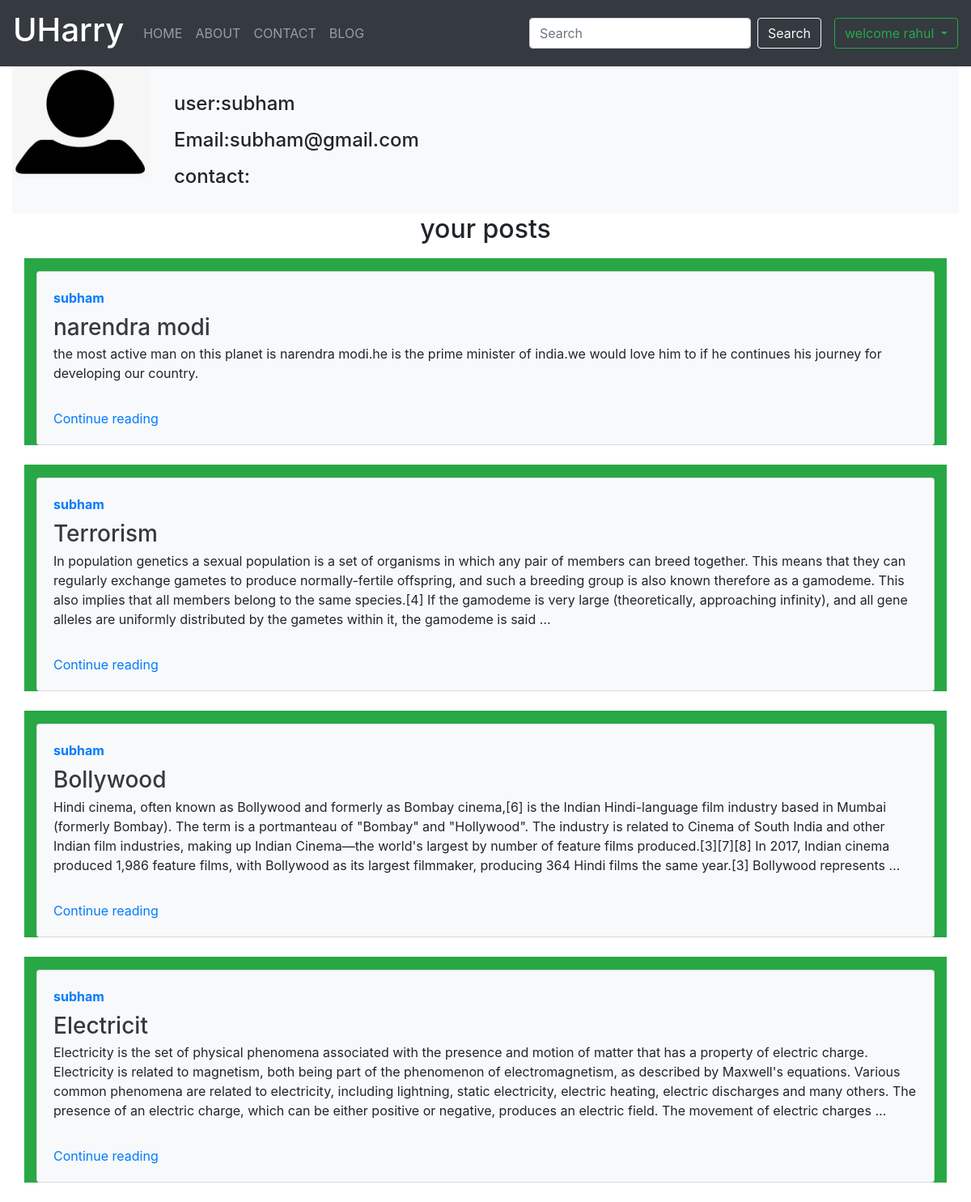
/blog/profile/10/ (signed in), run on the app's committed database.
### blog/models.py (models this page shows)
class Post(models.Model):
    title = models.CharField(max_length=10)
    content = models.TextField()
    user = models.ForeignKey(User,on_delete=models.CASCADE)
    date = models.DateTimeField(auto_now=True,null=True)

### blog/views.py (the view)
# urls.py: path("profile/<int:id>/",views.profile,name='profile')
def profile(request,id):
    profile = User.objects.get(id=id)
    post = Post.objects.filter(user=profile)
    context = {
        'profile':profile,
        'post':post
    }
    print(post)
    return render(request,'blog/profile.html',context)

### templates/blog/profile.html (shortened to what this page needs)
{% extends 'base.html' %}
{% block body %}
<div class="container-fluid">
    <div class="box-shadow  bg-light success">
    <div class="row">
    <div class="col-2">
        <img class="w-100"src="/static/image/user.png" alt="user">
    </div>
    <div class="col-10 my-3">
    <p class="text-dark"><h4>user:{{profile}}</h4></p>
    <p class="text-dark"><h4>Email:{{profile.email}}</h4></p>
    <p class="text-dark"><h4>contact:{{profile.contact}}</h4></p>
    </div>
</div>
</div>
<div class="text-center"><h2> your posts </h2></div>
{% for all in post %}
<div class="container pt-3 bg-success my-3">
    <div class="card flex-md-row mb-4 box-shadow h-md-250 bg-light grey">
        <div class="card-body d-flex flex-column align-items-start">
            <a href="{% url 'profile' id=all.id %}"><strong class="d-inline-block mb-2 text-primary">{{profile}}</strong></a>
              <h3 class="mb-0">
                <a class="text-dark" href="#">{{ all.title }}</a>
              </h3>
              <p class="card-text mb-auto">{{ all.content|safe|truncatewords:"80"|linebreaks }}</p>
              <a href="{% url 'blogdetail' id=all.id %}">Continue reading</a>
        </div>
    </div>
</div>
{% endfor %}
{% endblock %}

### templates/base.html (shortened to what this page needs)
<!doctype html>
<html lang="en">
  <head>
    <link rel="stylesheet" href="https://maxcdn.bootstrapcdn.com/bootstrap/4.0.0/css/bootstrap.min.css">
  </head>
  <body>
    <nav class="navbar navbar-expand-lg navbar-dark bg-dark">
        <a class="navbar-brand" href="/"><h1>UHarry</h1></a>
        <div class="collapse navbar-collapse" id="navbarSupportedContent">
          <ul class="navbar-nav mr-auto">
            <li class="nav-item {% block homeactive %} {% endblock homeactive %}">
              <a class="nav-link" href="/">HOME <span class="sr-only">(current)</span></a>
            </li>
            <li class="nav-item {% block aboutactive %} {% endblock aboutactive %}">
              <a class="nav-link" href="{% url 'about'%}">ABOUT</a>
            </li>
            <li class="nav-item {% block contactactive %} {% endblock contactactive %}">
              <a class="nav-link" href="{% url 'contact' %}">CONTACT</a>
            </li>
            <li class="nav-item {% block blogactive %} {% endblock blogactive %}">
              <a class="nav-link" href="{% url 'bloghome' %}">BLOG</a>
            </li>
          </ul>
          <form method='get' action="/blog/search/"class="form-inline mr-3 my-lg-0">
            <input class="form-control mr-sm-2" placeholder="Search" aria-label="Search"id="search" name='query'>
            <button class="btn btn-outline-light my-2 my-sm-0" type="submit">Search</button>
          </form>
          {% if user.is_authenticated %}
          <div class="dropdown">
            <button class="btn btn-outline-success dropdown-toggle" type="button" id="dropdownMenuButton" data-toggle="dropdown" aria-haspopup="true" aria-expanded="false">
            welcome {{request.user}}
            </button>
          </div>
          {% endif %}
        </div>
      </nav>
      {% block body %} {% endblock body %}
  </body>
</html>

### data on the page
Post: title "narendra modi", content "the most active man on this planet is narendra modi.he is the prime minister of india.we would love him to if he continues his journey for developing our country."
Post: title "Terrorism", content "In population genetics a sexual population is a set of organisms in which any pair of members can breed together. This means that they can regularly exchange gametes to produce normally-fertile offspring, and such a breeding group is also known therefore as a gamodeme. This also implies that all members belong to the same species.[4] If the gamodeme is very large (theoretically, approaching infinity), and all gene alleles are uniformly distributed by the gametes within it, the gamodeme is said …"
Post: title "Bollywood", content "Hindi cinema, often known as Bollywood and formerly as Bombay cinema,[6] is the Indian Hindi-language film industry based in Mumbai (formerly Bombay). The term is a portmanteau of \"Bombay\" and \"Hollywood\". The industry is related to Cinema of South India and other Indian film industries, making up Indian Cinema—the world's largest by number of feature films produced.[3][7][8] In 2017, Indian cinema produced 1,986 feature films, with Bollywood as its largest filmmaker, producing 364 Hindi films the same year.[3] Bollywood represents …"
Post: title "Electricit", content "Electricity is the set of physical phenomena associated with the presence and motion of matter that has a property of electric charge. Electricity is related to magnetism, both being part of the phenomenon of electromagnetism, as described by Maxwell's equations. Various common phenomena are related to electricity, including lightning, static electricity, electric heating, electric discharges and many others. The presence of an electric charge, which can be either positive or negative, produces an electric field. The movement of electric charges …"

### other printed values
{{ request.user }} "rahul"
{{ profile }} "subham"
{{ profile.email }} "subham@gmail.com"
